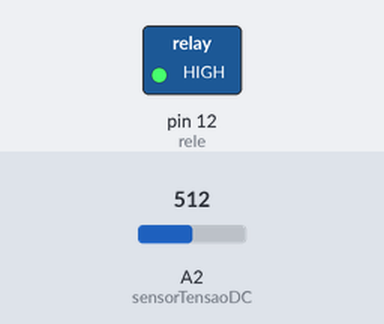
The sketch below on a simulated Arduino Uno, built with avr-gcc and run on an emulated ATmega328P. On the bench: switched loads named in the sketch (green lamp = pin HIGH). The inputs (shaded band) are chosen by the test bench; at power-on: A2 (sensorTensaoDC) = 512. What the sketch prints to the serial monitor is not drawn.

Above: at 0.2 s.
Timing chart, 0 to 1.7 s (numbered marks = the images above):
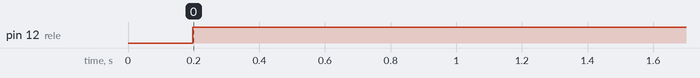

Measured:
- by itself, pin 12 (rele): LOW → HIGH at 0.20 s

The sketch:

sensor_tensao.ino
```cpp
/*
   Tutorial de como usar o sensor de tensão DC de 0 a 25 volts
   SeuRobo.com.br
*/
//configura a porta analogica A0 para o sensor (pino S de sinal)
#define sensorTensaoDC  A2
#define rele 12

//declarações de variaveis
float valorTensaoDC;  // variavel para receber o valor lido do sensor
int amostragem = 1000; // varivel para der uma media de calculos
float mediaTotalTensaoDC = 0; // variavel para soma das medias
float valorFinalTensaoDC = 0; //variavel para recerber o valor final de Volts
//VARIAVEIS COM OS VALORES DOS RESISTORES DO SENSOR DE TENSÃO DC
float voltsporUnidade = 0.004887586;// DECLARAÇÃO DA VARIÁVEL DA CONSTANTE DO ADC 5%/1023
float R1 = 30000.0; // Medir o resitor com o multimetro na escala 200k de omegas do lado negativo
float R2 = 7500.0; // Medir o resitor com o multimetro na escala 200k de omegas do lado positivo


//função para configurar os dispositivos
void setup() {
  Serial.begin(9600); //incia a comunicação serial com o monitor serial
  pinMode(rele, OUTPUT);
}

void loop() {
  mediaTotalTensaoDC = 0; //zera o valor medio para não dar erro de calculo
  for (int i = 0; i < amostragem ; i++) {// repete por 1000 vezes para der uma precisão melhor
    valorTensaoDC = analogRead(sensorTensaoDC);//recebe o valor do sensor que vai de 0 até 1023
    valorTensaoDC = (valorTensaoDC * voltsporUnidade); //calcula o valor com base na resolução do ADC
    mediaTotalTensaoDC = mediaTotalTensaoDC + (valorTensaoDC / (R2 / (R1 + R2))); //faz o calculo matematico
  }

  valorFinalTensaoDC = mediaTotalTensaoDC / amostragem; //calcula a media dos valores
  //escreve no monitor serial os valores
  Serial.print("Valor: ");
  Serial.print(valorFinalTensaoDC);
  Serial.println(" VOLTS");

  if(valorFinalTensaoDC >= 10){
    digitalWrite(rele, HIGH);
  }else{
    digitalWrite(rele, LOW);
  }

  delay(5000);//aguarda um segundo para a proxima leitura
}
```
